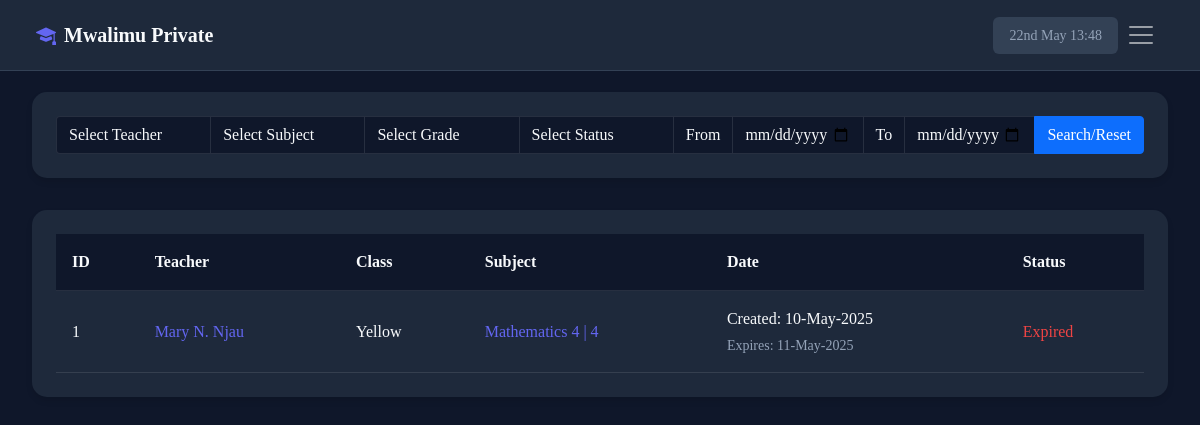
/Supervisor/SchoolAssignments, run on the app's committed database.
### Exams/models.py (models this page shows, shortened)
class BaseGroupTest(models.Model):
    uuid = UniqueUUIDField(primary_key=True)
    subject = models.ForeignKey(Subject, on_delete=models.CASCADE)
    test_size = models.PositiveIntegerField()
    duration = models.PositiveIntegerField(default='15')
    date = models.DateTimeField()
    teacher = models.ForeignKey(MyUser, on_delete=models.CASCADE)
    expiry = models.DateField(null=True)
    class Meta:
        abstract=True

class ClassTest(BaseGroupTest):
    class_id = models.ForeignKey(Classes,  on_delete=models.CASCADE)
    quiz = models.ManyToManyField(TopicalQuizes)

### Users/models.py (models this page shows, shortened)
class MyUser(AbstractBaseUser, PermissionsMixin):
    class Role(models.TextChoices):
        Student = "Student"
        Teacher = "Teacher"
        ADMIN = "Admin"
        Finance = "Finance"
        Guardian = "Guardian"
        Receptionist = "Receptionist"
        Supervisor = "Supervisor"
        Referer = "Referer"
        Supplier = "Supplier"
    base_role = Role.Student
    email = models.EmailField(unique=True, null=True, blank=True)
    school = models.ForeignKey(Schools, null=True,blank=True, on_delete=models.CASCADE)
    id_number = models.CharField(max_length=20, unique=True)  # ✅ Ensure unique=True
    uuid = models.UUIDField(default=uuid.uuid4, unique=True, editable=False)
    date = models.DateField(default=timezone.now)
    role = models.CharField(max_length=15, choices=Role.choices, default=base_role)
    is_active = models.BooleanField(default=True)
    is_admin = models.BooleanField(default=False)
    is_staff = models.BooleanField(default=False)  # ✅ Required for Django Admin
    is_superuser = models.BooleanField(default=False)  # ✅ Needed for superusers
    objects = MyUserManager()
    USERNAME_FIELD = 'id_number'  # ✅ Django now identifies users by ID number
    REQUIRED_FIELDS = []  # No other required fields
    def __str__(self):
        return str(self.id_number)

class PersonalProfile(models.Model):
    user = models.OneToOneField(MyUser, on_delete=models.CASCADE)
    f_name = models.CharField(max_length=30)
    is_boarder = models.BooleanField(default=False)
    location = models.CharField(max_length=100, blank=True)
    l_name = models.CharField(max_length=30)
    surname = models.CharField(max_length=30, blank=True)
    gender = models.CharField(max_length=10, blank=True)
    phone = models.CharField(max_length=20, null=True)
    def get_names(self):
        first = self.f_name
        last = self.l_name
        surname = self.surname
        if first or last or surname:
            if last:
                last = last[0]
            return first.title() + ' ' + last.title() + '.' + ' ' + surname.title()
        else:
            return self.user

class Classes(models.Model):
    school = models.ForeignKey(Schools, on_delete=models.CASCADE)
    class_id = models.UUIDField(default=uuid.uuid4, unique=True)
    grade = models.CharField(max_length=10)
    name = models.CharField(max_length=100)
    year = models.PositiveIntegerField(default=2025)
    is_active = models.BooleanField(default=True)
    class_teacher = models.ForeignKey(MyUser, null=True, blank=True, on_delete=models.SET_NULL)
    def __str__(self):
        return str(self.name)

### SubjectList/models.py (models this page shows, shortened)
class Subject(models.Model):
    name = models.CharField(max_length=100)
    order = models.IntegerField(default=1)
    grade = models.CharField(max_length=2)
    topics = models.PositiveIntegerField()
    course = models.ForeignKey(Course, on_delete=models.CASCADE)
    abbreviation = models.CharField(max_length=10, default='DEF')
    status = models.BooleanField(default=False)
    def __str__(self):
        return str(self.name) + ' ' + str(self.grade)

### Supervisor/views.py (the view, shortened to what this page needs)
# urls.py: path('SchoolAssignments', AssignmentsView.as_view(), name='school-assignments'),
class AssignmentsView(TemplateView):
    template_name = 'Supervisor/assignments.html'
    def get_context_data(self, **kwargs):
        context = super().get_context_data(**kwargs)
        assignments = ClassTest.objects.all().order_by('-date')
        context['assignments'] = assignments
        context['users'] = MyUser.objects.filter(role='Teacher')
        context['subjects'] = Course.objects.all()
        return context

### SubjectList/models.py (called while the page is built)
    def __str__(self):
        return self.name

### Supervisor/templates/Supervisor/assignments.html (shortened to what this page needs)
{% extends 'Supervisor/base.html' %}
{% load custom_filters %}
{% block content %}
<div class="assignments-container">
    <div class="search-section">
        <form method="post">
            <div class="input-group" id="list">
                <select class="form-select" name="user">
                    <option value="">Select Teacher</option>
                </select>
                <select class="form-select" name="subject">
                    <option value="">Select Subject</option>
                </select>
                <select class="form-select" name="grade">
                    <option value="">Select Grade</option>
                </select>
                <select class="form-select" name="status">
                    <option value="">Select Status</option>
                </select>
                <span class="input-group-text">From</span>
                <input type="date" class="form-control" name="from">
                <span class="input-group-text">To</span>
                <input type="date" class="form-control" name="to">
                <button class="btn btn-primary" type="submit">Search/Reset</button>
            </div>
        </form>
    </div>
    <div class="assignments-table">
        <table>
            <thead>
                <tr>
                    <th>ID</th>
                    <th>Teacher</th>
                    <th>Class</th>
                    <th>Subject</th>
                    <th>Date</th>
                    <th>Status</th>
                </tr>
            </thead>
            <tbody>
                {% for user in assignments %}
                <tr>
                    <td>{{ forloop.counter }}</td>
                    <td>
                        <a href="{% url 'teachers-profile' user.teacher %}">
                            {{ user.teacher.personalprofile.get_names }}
                        </a>
                    </td>
                    <td>{{ user.class_id }}</td>
                    <td>
                        <a href="{% url 'class-test-analytics' user.uuid %}">
                            {{ user.subject }} | {{ user.subject.grade }}
                        </a>
                    </td>
                    <td>
                        <div class="date-info">
                            <span>Created: {{ user.date|date:'d-M-Y' }}</span>
                            <small>Expires: {{ user.expiry|date:'d-M-Y' }}</small>
                        </div>
                    </td>
                    <td>
                        {% if now < user.expiry %}
                            <span class="status-active">Active</span>
                        {% else %}
                            <span class="status-expired">Expired</span>
                        {% endif %}
                    </td>
                </tr>
                {% endfor %}
            </tbody>
        </table>
    </div>
</div>
{% endblock %}

### Users/static/Users/styles.css (style rules this page uses)
* { padding: 0; margin: 0; font-family: Nunito !important; }
a { text-decoration: none !important; }

### SubjectList/static/SubjectList/SubjectLiist.css (style rules this page uses)
.upcoming-classes-view p,a { text-decoration:none; color:black ; padding:0px; margin:0px; }

### Supervisor/templates/Supervisor/base.html (style rules this page uses)
:root { --bg-dark: #0f172a; --bg-card: #1e293b; --bg-card-hover: #334155; --primary-color: #6366f1; --secondary-color: #818cf8; --text-primary: #f8fafc; --text-secondary: #94a3b8; --danger-color: #ef4444; --success-color: #22c55e; --warning-color: #f59e0b; --card-shadow: 0 4px 6px -1px rgba(0, 0, 0, 0.2); }
body { background-color: var(--bg-dark); color: var(--text-primary); }

### Supervisor/templates/Supervisor/assignments.html (style rules this page uses)
.assignments-container { margin-top: 60px; padding: 2rem; }
.search-section { background: var(--bg-card); border-radius: 15px; padding: 1.5rem; margin-bottom: 2rem; box-shadow: 0 4px 6px rgba(0, 0, 0, 0.1); }
.search-section .form-select, .search-section .form-control { background: var(--bg-dark); border: 1px solid rgba(255, 255, 255, 0.1); color: var(--text-primary); }
.search-section .input-group-text { background: var(--bg-dark); border: 1px solid rgba(255, 255, 255, 0.1); color: var(--text-primary); }
.assignments-table { background: var(--bg-card); border-radius: 15px; padding: 1.5rem; box-shadow: 0 4px 6px rgba(0, 0, 0, 0.1); }
.assignments-table table { width: 100%; border-collapse: separate; border-spacing: 0; }
.assignments-table th { background: var(--bg-dark); color: var(--text-primary); padding: 1rem; text-align: left; border-bottom: 1px solid rgba(255, 255, 255, 0.1); }
.assignments-table td { padding: 1rem; color: var(--text-primary); border-bottom: 1px solid rgba(255, 255, 255, 0.1); }
.assignments-table a { color: var(--primary-color); text-decoration: none; }
.status-expired { color: var(--danger-color) !important; }
.date-info { display: flex; flex-direction: column; gap: 0.25rem; }
.date-info small { color: var(--text-secondary); }

### data on the page
ClassTest: teacher.personalprofile.get_names "Mary N. Njau", class_id "Yellow", subject "Mathematics 4", subject.grade "4", date "10-May-2025", expiry "11-May-2025", shows "Expired"
